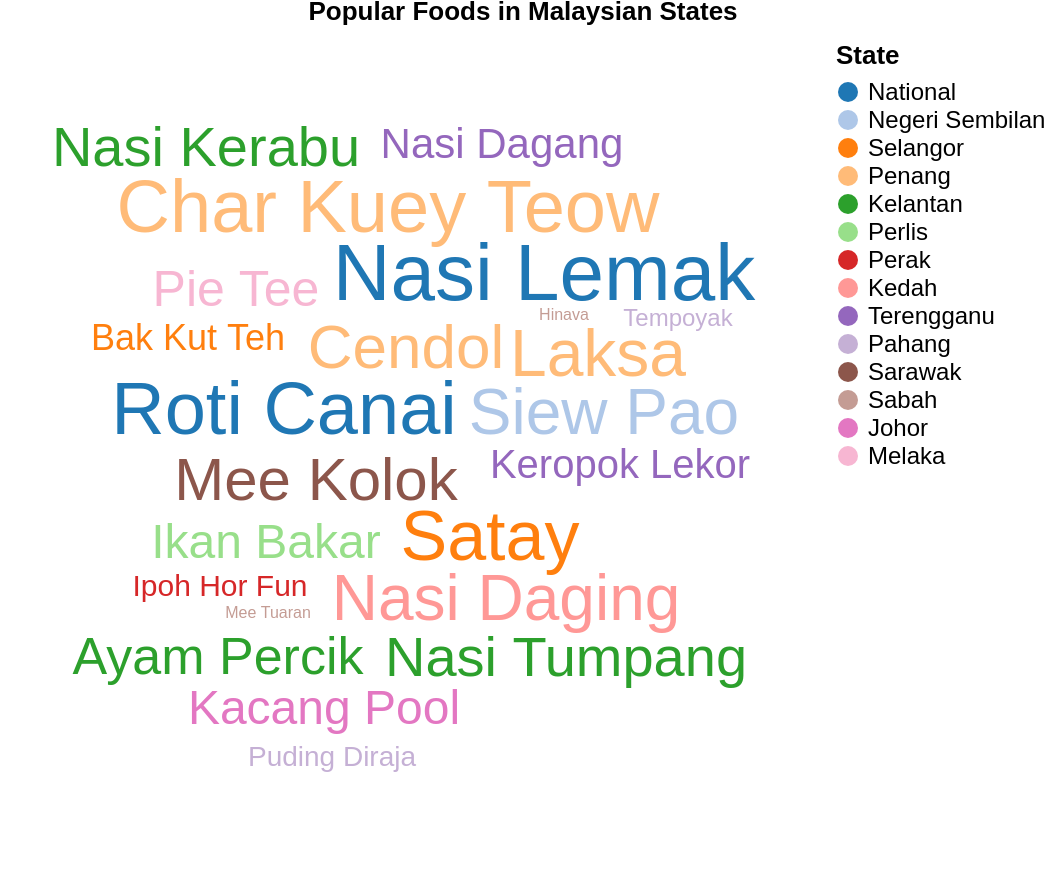

This figure's Vega-Lite source:
### Vega specification from a JSON file in a GitHub repository (floating-point values rounded to 4 significant figures)
{"$schema": "https://vega.github.io/schema/vega/v5.json", "title": {"text": "Popular Foods in Malaysian States", "anchor": "middle", "dy": -5}, "width": 400, "height": 420, "padding": 0, "signals": [{"name": "selectedState", "value": "All States", "bind": {"input": "select", "name": "Choose a state: ", "options": ["All States", "National", "Penang", "Kelantan", "Perlis", "Perak", "Kedah", "Terengganu", "Pahang", "Sarawak", "Sabah", "Johor", "Melaka", "Negeri Sembilan", "Selangor"]}}], "data": [{"name": "raw", "values": [{"food": "Nasi Lemak", "state": "National", "popularity": 95}, {"food": "Roti Canai", "state": "National", "popularity": 90}, {"food": "Siew Pao", "state": "Negeri Sembilan", "popularity": 77}, {"food": "Satay", "state": "Selangor", "popularity": 85}, {"food": "Laksa", "state": "Penang", "popularity": 80}, {"food": "Cendol", "state": "Penang", "popularity": 75}, {"food": "Char Kuey Teow", "state": "Penang", "popularity": 88}, {"food": "Nasi Kerabu", "state": "Kelantan", "popularity": 70}, {"food": "Nasi Tumpang", "state": "Kelantan", "popularity": 68}, {"food": "Ayam Percik", "state": "Kelantan", "popularity": 65}, {"food": "Ikan Bakar", "state": "Perlis", "popularity": 60}, {"food": "Ipoh Hor Fun", "state": "Perak", "popularity": 45}, {"food": "Nasi Daging", "state": "Kedah", "popularity": 77}, {"food": "Nasi Dagang", "state": "Terengganu", "popularity": 55}, {"food": "Keropok Lekor", "state": "Terengganu", "popularity": 53}, {"food": "Tempoyak", "state": "Pahang", "popularity": 40}, {"food": "Puding Diraja", "state": "Pahang", "popularity": 43}, {"food": "Mee Kolok", "state": "Sarawak", "popularity": 73}, {"food": "Hinava", "state": "Sabah", "popularity": 33}, {"food": "Mee Tuaran", "state": "Sabah", "popularity": 34}, {"food": "Kacang Pool", "state": "Johor", "popularity": 61}, {"food": "Pie Tee", "state": "Melaka", "popularity": 62}, {"food": "Bak Kut Teh", "state": "Selangor", "popularity": 50}]}, {"name": "allStatesLayout", "source": "raw", "transform": [{"type": "wordcloud", "size": [400, 420], "text": {"field": "food"}, "font": "sans-serif", "fontSize": {"field": "popularity"}, "fontSizeRange": [8, 40], "rotate": 0, "padding": 2}]}], "scales": [{"name": "stateColor", "type": "ordinal", "domain": {"data": "raw", "field": "state"}, "range": {"scheme": "category20"}}], "legends": [{"fill": "stateColor", "title": "State", "orient": "right", "labelFontSize": 12, "titleFontSize": 13}], "marks": [{"type": "text", "from": {"data": "allStatesLayout"}, "encode": {"enter": {"text": {"field": "food"}, "align": {"value": "center"}, "baseline": {"value": "alphabetic"}, "font": {"value": "sans-serif"}, "fontSize": {"field": "fontSize"}, "x": {"field": "x"}, "y": {"field": "y"}, "angle": {"field": "angle"}, "fill": {"scale": "stateColor", "field": "state"}}, "update": {"opacity": [{"test": "selectedState == 'All States' || datum.state == selectedState", "value": 1}, {"value": 0.1}]}, "hover": {"opacity": {"value": 0.8}}}}]}
